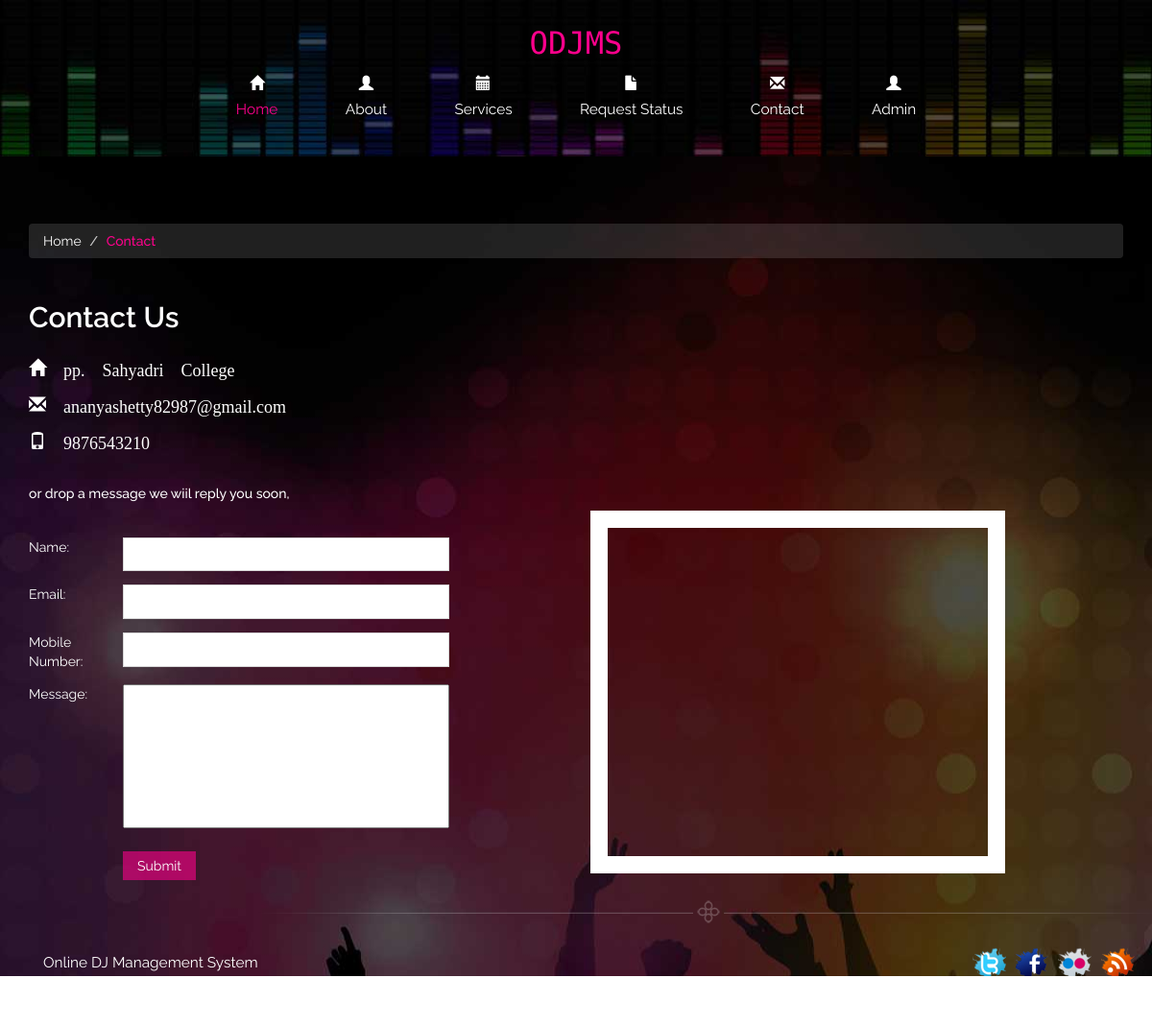
The page /contact.php on the database its author committed.
### tables this page shows
CREATE TABLE `tblpage` (
  `ID` int(10) NOT NULL,
  `PageType` varchar(100) DEFAULT NULL,
  `PageTitle` mediumtext DEFAULT NULL,
  `PageDescription` mediumtext DEFAULT NULL,
  `Email` varchar(200) DEFAULT NULL,
  `MobileNumber` bigint(10) DEFAULT NULL,
  `UpdationDate` timestamp NULL DEFAULT NULL ON UPDATE current_timestamp()
);

### contact.php (the view, shortened to what this page needs)
<?php
include('includes/dbconnection.php');
?>
<!DOCTYPE html>
<html>
<head>
<link href="css/bootstrap.css" rel='stylesheet' type='text/css' />
<link href="css/style.css" rel="stylesheet" type="text/css" media="all" />
<link rel="stylesheet" href="css/touchTouch.css" type="text/css" media="all" />
		<link rel="stylesheet" type="text/css" href="css/jquery.fancybox.css" media="screen" />
</head>
<body>
<?php include_once('includes/header.php');?>
<div class="contact content">
	 <div class="container">
		 <ol class="breadcrumb">
		  <li><a href="index.php">Home</a></li>
		  <li class="active">Contact</li>
		 </ol>
		 <?php
$sql="SELECT * from tblpage where PageType='contactus'";
$query = $dbh -> prepare($sql);
$query->execute();
$results=$query->fetchAll(PDO::FETCH_OBJ);
$cnt=1;
if($query->rowCount() > 0)
{
foreach($results as $row)
{               ?>
		 <h2><?php  echo htmlentities($row->PageTitle);?></h2>
		 <div class="contact-main">
			 <h4 style="color: white"><span class="glyphicon glyphicon-home" aria-hidden="true"> <?php  echo htmlentities($row->PageDescription);?></h4>
			 	<br>
			 	<h4 style="color: white"><span class="glyphicon glyphicon-envelope" aria-hidden="true"> <?php  echo htmlentities($row->Email);?></h4>
			 		<br>
			 		<h4 style="color: white"><span class="glyphicon glyphicon-phone" aria-hidden="true"> <?php  echo htmlentities($row->MobileNumber);?></h4>
			 		<?php $cnt=$cnt+1;}} ?>
			 <div class="contact-grids">
				 <div class="col-md-6 contact-left">
					 <p>or drop a message we wiil reply you soon, </p>
					 <form method="post">
						 <ul>
							 <li class="text-info">Name: </li>
							 <li><input type="text" class="text" name="name" required="true" ></li>
						 </ul>
						 <ul>
							 <li class="text-info">Email: </li>
							 <li><input type="text" class="text" name="email" required="true"></li>
						 </ul>
						 <ul>
							 <li class="text-info">Mobile Number: </li>
							 <li><input type="text" class="text" name="mobnum" required="true" maxlength="10" pattern="[0-9]+"></li>
						 </ul>
						 <ul>
							 <li class="text-info">Message:</li>
							 <li><textarea value="Write here" name="message" required="true"></textarea></li>
						 </ul>
						 <input type="submit" name="submit" value="Submit">
					 </form>
				 </div>
				 <div class="col-md-6 contact-right">
					 	<div class="contact-map">
						 <iframe src="https://www.google.com/maps/embed?pb=!1m18!1m12!1m3!1d3898.0051763476687!2d74.84755747560614!3d12.91414131850452!2m3!1f0!2f0!3f0!3m2!1i1024!2i768!4f13.1!3m3!1m2!1s0x3ba35b2292fa0d3f%3A0xd3f68b8603edb0c4!2sMangalore%2C%20Karnataka!5e0!3m2!1sen!2sin!4v1695734567890!5m2!1sen!2sin"> </iframe>
						</div>
				 </div>
				 <div class="clearfix"></div>
			 </div>
		 </div>
		<?php include_once('includes/footer.php');?>
	 </div>
</div>
</body>
</html>

### css/style.css (style rules this page uses)
body { margin:0; padding:0; font-family: 'Raleway', sans-serif; }
body a { transition:0.5s all; -webkit-transition:0.5s all; -moz-transition:0.5s all; -o-transition:0.5s all; -ms-transition:0.5s all; }
h1,h2,h3,h4,h5,h6 { margin:0; }
p { margin:0; }
ul { margin:0; padding:0; }
.glyphicon { top: -8px; display: block; }
.glyphicon-user:before,.glyphicon-envelope:before,.glyphicon-home:before,.glyphicon-calendar:before,.glyphicon-tags:before { color:#fff; }
.content { background:url(../images/main.jpg); padding:5em 0 3em 0; }
.breadcrumb { background-color: rgba(245, 245, 245, 0.13); }
.breadcrumb li a { color:#fff; }
.breadcrumb li.active { color:#FF008C; font-size:1em; font-weight:500; }
.contact h2 { color: #fff; font-weight: 600; margin-top: 1.5em; }
.contact-main { margin-top:2.5em; }
.contact-left { padding-left:0; }
.contact-grids { margin-top: 2em; }
.contact-left p { color:#fff; font-weight:500; line-height:1.5em; width:80%; margin: 0 0 2em 0; }
.contact-left ul li { display: inline-block; margin: 7px 0; width: 72%; }
.contact-left ul li.text-info { width: 17%; color: #FFFFFF; vertical-align: top; font-weight: 400; }
.contact-left form input[type="text"] { width: 85%; padding: 8px; font-size: 0.88em; font-weight: 600; border: 1px solid #D6D6D6; outline: none; font-style:italic; color: #999; }
.contact-left textarea { width: 85%; min-height: 150px; resize: none; font-weight: 600; font-size: 0.88em; padding: 8px; color: #999; font-style:italic; margin-bottom:1em; }
.contact-left input[type="submit"] { color: #fff; background: rgba(255, 0, 140, 0.59); padding: 5px 15px; display: inline-block; margin:0em 0 0 7em; outline:none; border:none; }
.contact-map { margin-top:2em; }
.contact-map iframe { width: 80%; min-height: 378px; border: 18px solid #fff; }

### rows shown on the page
tblpage: PageTitle "Contact Us", PageDescription "pp. Sahyadri College", Email "ananyashetty82987@gmail.com", MobileNumber "9876543210"
